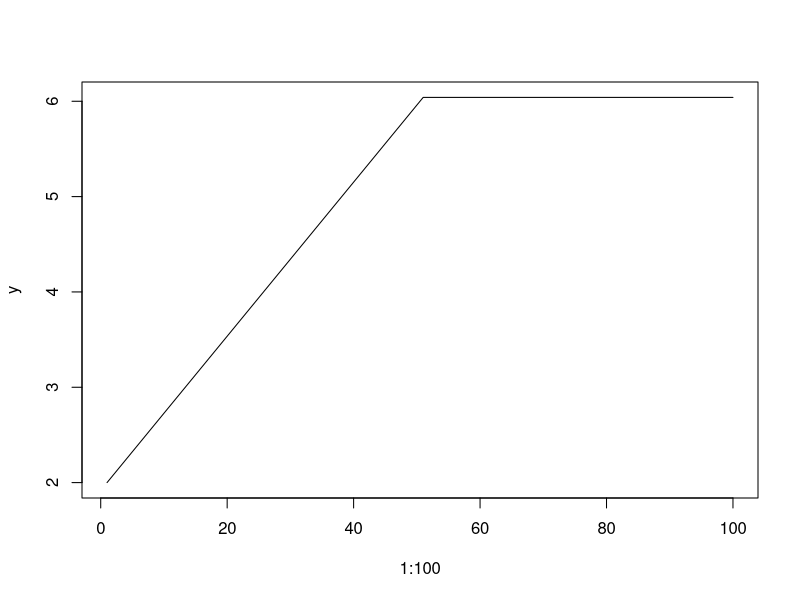
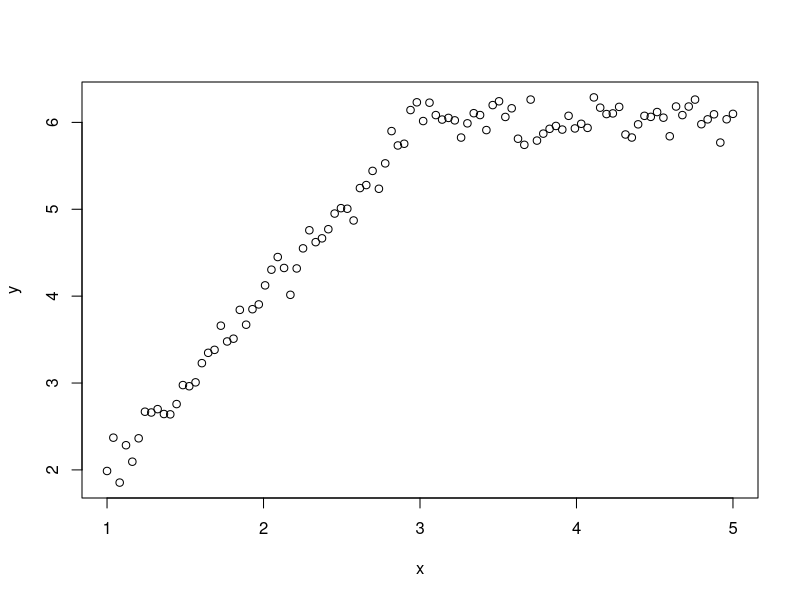

Source code (R) for these figures, in order:


# Chow test for test of structraul breaks

#
set.seed(333)

x <- seq(1, 5, length = 100)
y <- numeric(100)

y[1:50] <- 2*x[1:50]
y[51:100] <- rep(2*x[51],50)

plot( x = 1:100, y= y, "ln")

# Adding with noise
z <- rnorm(100, 0, .15)

y <- y + z


plot(x,y)

#
strucchange::sctest(y ~ x, type = "Chow", point = 3)
